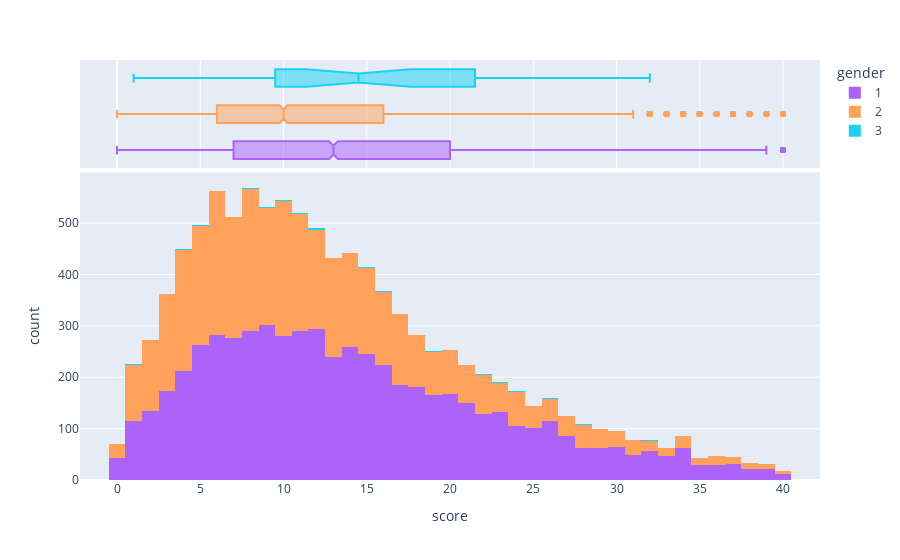

Write notebook code for a chart like this one.
### Code cell
px.histogram(
    df,
    x="score",
    color="gender",
    marginal="box",
    category_orders={"gender": ["Male", "Female", "Other"]},
)

### Figure 1 — Plotly figure (JSON) as saved in the notebook; plotly's stock layout.template omitted (floating-point values rounded to 4 significant figures; data arrays with more than 128 entries replaced by an {"elided": "..."} marker saying what was removed)
{"data": [{"alignmentgroup": "True", "bingroup": "x", "hovertemplate": "gender=1<br>score=%{x}<br>count=%{y}<extra></extra>", "legendgroup": "1", "marker": {"color": "#ab63fa", "pattern": {"shape": ""}}, "name": "1", "offsetgroup": "1", "orientation": "v", "showlegend": true, "type": "histogram", "x": {"elided": "5988 int values"}, "xaxis": "x", "yaxis": "y"}, {"alignmentgroup": "True", "hovertemplate": "gender=1<br>score=%{x}<extra></extra>", "legendgroup": "1", "marker": {"color": "#ab63fa"}, "name": "1", "notched": true, "offsetgroup": "1", "showlegend": false, "type": "box", "x": {"elided": "5988 int values"}, "xaxis": "x2", "yaxis": "y2"}, {"alignmentgroup": "True", "bingroup": "x", "hovertemplate": "gender=2<br>score=%{x}<br>count=%{y}<extra></extra>", "legendgroup": "2", "marker": {"color": "#FFA15A", "pattern": {"shape": ""}}, "name": "2", "offsetgroup": "2", "orientation": "v", "showlegend": true, "type": "histogram", "x": {"elided": "4394 int values"}, "xaxis": "x", "yaxis": "y"}, {"alignmentgroup": "True", "hovertemplate": "gender=2<br>score=%{x}<extra></extra>", "legendgroup": "2", "marker": {"color": "#FFA15A"}, "name": "2", "notched": true, "offsetgroup": "2", "showlegend": false, "type": "box", "x": {"elided": "4394 int values"}, "xaxis": "x2", "yaxis": "y2"}, {"alignmentgroup": "True", "bingroup": "x", "hovertemplate": "gender=3<br>score=%{x}<br>count=%{y}<extra></extra>", "legendgroup": "3", "marker": {"color": "#19d3f3", "pattern": {"shape": ""}}, "name": "3", "offsetgroup": "3", "orientation": "v", "showlegend": true, "type": "histogram", "x": [28, 8, 15, 10, 16, 4, 23, 20, 4, 8, 1, 9, 22, 13, 22, 23, 14, 28, 12, 17, 11, 21, 16, 12, 19, 12, 15, 26, 19, 11, 7, 12, 24, 5, 9, 32], "xaxis": "x", "yaxis": "y"}, {"alignmentgroup": "True", "hovertemplate": "gender=3<br>score=%{x}<extra></extra>", "legendgroup": "3", "marker": {"color": "#19d3f3"}, "name": "3", "notched": true, "offsetgroup": "3", "showlegend": false, "type": "box", "x": [28, 8, 15, 10, 16, 4, 23, 20, 4, 8, 1, 9, 22, 13, 22, 23, 14, 28, 12, 17, 11, 21, 16, 12, 19, 12, 15, 26, 19, 11, 7, 12, 24, 5, 9, 32], "xaxis": "x2", "yaxis": "y2"}], "layout": {"barmode": "relative", "legend": {"title": {"text": "gender"}, "tracegroupgap": 0}, "margin": {"t": 60}, "xaxis": {"anchor": "y", "domain": [0, 1], "title": {"text": "score"}}, "xaxis2": {"anchor": "y2", "domain": [0, 1], "matches": "x", "showgrid": true, "showticklabels": false}, "yaxis": {"anchor": "x", "domain": [0, 0.7326], "title": {"text": "count"}}, "yaxis2": {"anchor": "x2", "domain": [0.7426, 1], "matches": "y2", "showgrid": false, "showline": false, "showticklabels": false, "ticks": ""}}}
